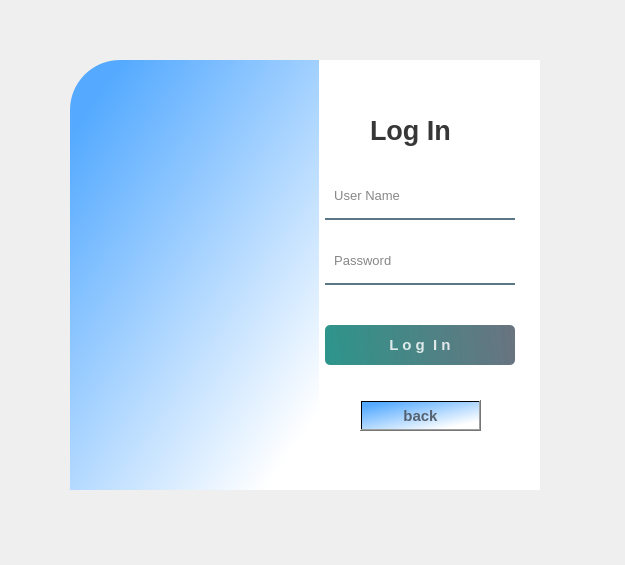
<?xml version="1.0" encoding="UTF-8"?>
<ui version="4.0">
 <class>Form</class>
 <widget class="QWidget" name="Form">
  <property name="geometry">
   <rect>
    <x>0</x>
    <y>0</y>
    <width>625</width>
    <height>565</height>
   </rect>
  </property>
  <property name="windowTitle">
   <string>Login Page</string>
  </property>
  <widget class="QWidget" name="widget" native="true">
   <property name="geometry">
    <rect>
     <x>30</x>
     <y>30</y>
     <width>550</width>
     <height>500</height>
    </rect>
   </property>
   <property name="styleSheet">
    <string notr="true">QPushButton#pushButton{
	background-color: qlineargradient(spread:pad, x1:0, y1:0.505682, x2:1, y2:0.477, stop:0 rgba(11, 131, 120, 219), stop:1 rgba(85, 98, 112, 226));
	color:rgba(255, 255, 255, 210);
	border-radius:5px;
}

QPushButton#pushButton:hover{
	background-color: qlineargradient(spread:pad, x1:0, y1:0.505682, x2:1, y2:0.477, stop:0 rgba(150, 123, 111, 219), stop:1 rgba(85, 81, 84, 226));
}

QPushButton#pushButton:pressed{
	padding-left:5px;
	padding-top:5px;
	background-color:rgba(150, 123, 111, 255);
}

QPushButton#pushButton_2, #pushButton_3, #pushButton_4, #pushButton_5{
	background-color: rgba(0, 0, 0, 0);
	color:rgba(85, 98, 112, 255);
}

QPushButton#pushButton_2:hover, #pushButton_3:hover, #pushButton_4:hover, #pushButton_5:hover{
	color: rgba(131, 96, 53, 255);
}

QPushButton#pushButton_2:pressed, #pushButton_3:pressed, #pushButton_4:pressed, #pushButton_5:pressed{
	padding-left:5px;
	padding-top:5px;
	color:rgba(91, 88, 53, 255);
}

</string>
   </property>
   <widget class="QLabel" name="label">
    <property name="geometry">
     <rect>
      <x>40</x>
      <y>30</y>
      <width>280</width>
      <height>430</height>
     </rect>
    </property>
    <property name="styleSheet">
     <string notr="true">border-image: url(:/images/background.jpg);
border-top-left-radius: 50px;</string>
    </property>
    <property name="text">
     <string/>
    </property>
   </widget>
   <widget class="QLabel" name="label_2">
    <property name="geometry">
     <rect>
      <x>40</x>
      <y>30</y>
      <width>280</width>
      <height>430</height>
     </rect>
    </property>
    <property name="styleSheet">
     <string notr="true">background-color:rgba(0, 0, 0, 80);
background-color: qlineargradient(spread:pad, x1:0.0903955, y1:0.091, x2:0.831, y2:0.875, stop:0 rgba(85, 170, 255, 255), stop:1 rgba(255, 255, 255, 255));
border-top-left-radius: 50px;</string>
    </property>
    <property name="text">
     <string/>
    </property>
    <property name="pixmap">
     <pixmap>../Icons/1000_F_259384390_LZjy7LNM3zeLSXMILA0NphvmOzUQXSuj.jpg</pixmap>
    </property>
    <property name="scaledContents">
     <bool>true</bool>
    </property>
   </widget>
   <widget class="QLabel" name="label_3">
    <property name="geometry">
     <rect>
      <x>289</x>
      <y>30</y>
      <width>221</width>
      <height>430</height>
     </rect>
    </property>
    <property name="styleSheet">
     <string notr="true">background-color:rgba(255, 255, 255, 255);
/*border-bottom-right-radius: 50px;*/</string>
    </property>
    <property name="text">
     <string/>
    </property>
   </widget>
   <widget class="QLabel" name="label_4">
    <property name="geometry">
     <rect>
      <x>340</x>
      <y>80</y>
      <width>100</width>
      <height>40</height>
     </rect>
    </property>
    <property name="font">
     <font>
      <pointsize>20</pointsize>
      <weight>75</weight>
      <bold>true</bold>
     </font>
    </property>
    <property name="styleSheet">
     <string notr="true">color:rgba(0, 0, 0, 200);</string>
    </property>
    <property name="text">
     <string>Log In</string>
    </property>
   </widget>
   <widget class="QLineEdit" name="lineEdit">
    <property name="geometry">
     <rect>
      <x>295</x>
      <y>150</y>
      <width>190</width>
      <height>40</height>
     </rect>
    </property>
    <property name="font">
     <font>
      <pointsize>10</pointsize>
     </font>
    </property>
    <property name="styleSheet">
     <string notr="true">background-color:rgba(0, 0, 0, 0);
border:none;
border-bottom:2px solid rgba(46, 82, 101, 200);
color:rgba(0, 0, 0, 240);
padding-bottom:7px;</string>
    </property>
    <property name="placeholderText">
     <string>  User Name</string>
    </property>
   </widget>
   <widget class="QLineEdit" name="lineEdit_2">
    <property name="geometry">
     <rect>
      <x>295</x>
      <y>215</y>
      <width>190</width>
      <height>40</height>
     </rect>
    </property>
    <property name="font">
     <font>
      <pointsize>10</pointsize>
     </font>
    </property>
    <property name="styleSheet">
     <string notr="true">background-color:rgba(0, 0, 0, 0);
border:none;
border-bottom:2px solid rgba(46, 82, 101, 200);
color:rgba(0, 0, 0, 240);
padding-bottom:7px;</string>
    </property>
    <property name="echoMode">
     <enum>QLineEdit::Password</enum>
    </property>
    <property name="placeholderText">
     <string>  Password</string>
    </property>
   </widget>
   <widget class="QPushButton" name="pushButton">
    <property name="geometry">
     <rect>
      <x>295</x>
      <y>295</y>
      <width>190</width>
      <height>40</height>
     </rect>
    </property>
    <property name="font">
     <font>
      <pointsize>11</pointsize>
      <weight>75</weight>
      <bold>true</bold>
     </font>
    </property>
    <property name="text">
     <string>L o g  I n</string>
    </property>
   </widget>
   <widget class="QPushButton" name="pushButton_2">
    <property name="geometry">
     <rect>
      <x>330</x>
      <y>370</y>
      <width>121</width>
      <height>31</height>
     </rect>
    </property>
    <property name="font">
     <font>
      <pointsize>11</pointsize>
      <weight>75</weight>
      <bold>true</bold>
     </font>
    </property>
    <property name="styleSheet">
     <string notr="true">background-color: qlineargradient(spread:pad, x1:0.0903955, y1:0.091, x2:0.831, y2:0.875, stop:0 rgba(85, 170, 255, 255), stop:1 rgba(255, 255, 255, 255));</string>
    </property>
    <property name="text">
     <string>back</string>
    </property>
   </widget>
  </widget>
 </widget>
 <resources>
  <include location="ui_resources_files.qrc"/>
  <include location="ui_resources_files.qrc"/>
 </resources>
 <connections/>
</ui>
